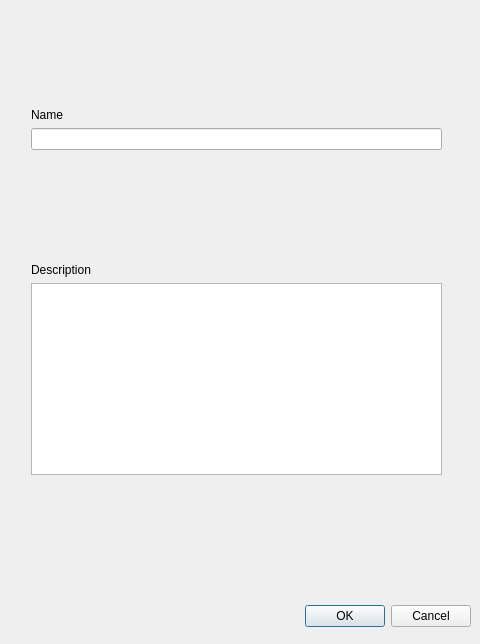
<?xml version="1.0" encoding="UTF-8"?>
<ui version="4.0">
 <class>NewProjectDialog</class>
 <widget class="QDialog" name="NewProjectDialog">
  <property name="geometry">
   <rect>
    <x>0</x>
    <y>0</y>
    <width>480</width>
    <height>644</height>
   </rect>
  </property>
  <property name="windowTitle">
   <string>New Project</string>
  </property>
  <widget class="QDialogButtonBox" name="buttonBox">
   <property name="geometry">
    <rect>
     <x>10</x>
     <y>600</y>
     <width>461</width>
     <height>32</height>
    </rect>
   </property>
   <property name="orientation">
    <enum>Qt::Horizontal</enum>
   </property>
   <property name="standardButtons">
    <set>QDialogButtonBox::Cancel|QDialogButtonBox::Ok</set>
   </property>
  </widget>
  <widget class="QWidget" name="layoutWidget">
   <property name="geometry">
    <rect>
     <x>31</x>
     <y>1</y>
     <width>411</width>
     <height>581</height>
    </rect>
   </property>
   <layout class="QVBoxLayout" name="verticalLayout">
    <item>
     <spacer name="verticalSpacer">
      <property name="orientation">
       <enum>Qt::Vertical</enum>
      </property>
      <property name="sizeHint" stdset="0">
       <size>
        <width>20</width>
        <height>40</height>
       </size>
      </property>
     </spacer>
    </item>
    <item>
     <widget class="QLabel" name="label">
      <property name="text">
       <string>Name</string>
      </property>
     </widget>
    </item>
    <item>
     <widget class="QLineEdit" name="name"/>
    </item>
    <item>
     <spacer name="verticalSpacer_2">
      <property name="orientation">
       <enum>Qt::Vertical</enum>
      </property>
      <property name="sizeHint" stdset="0">
       <size>
        <width>20</width>
        <height>40</height>
       </size>
      </property>
     </spacer>
    </item>
    <item>
     <widget class="QLabel" name="label_2">
      <property name="text">
       <string>Description</string>
      </property>
     </widget>
    </item>
    <item>
     <widget class="QTextEdit" name="textEdit"/>
    </item>
    <item>
     <spacer name="verticalSpacer_3">
      <property name="orientation">
       <enum>Qt::Vertical</enum>
      </property>
      <property name="sizeHint" stdset="0">
       <size>
        <width>20</width>
        <height>30</height>
       </size>
      </property>
     </spacer>
    </item>
   </layout>
  </widget>
 </widget>
 <resources/>
 <connections>
  <connection>
   <sender>buttonBox</sender>
   <signal>accepted()</signal>
   <receiver>NewProjectDialog</receiver>
   <slot>accept()</slot>
   <hints>
    <hint type="sourcelabel">
     <x>248</x>
     <y>254</y>
    </hint>
    <hint type="destinationlabel">
     <x>157</x>
     <y>274</y>
    </hint>
   </hints>
  </connection>
  <connection>
   <sender>buttonBox</sender>
   <signal>rejected()</signal>
   <receiver>NewProjectDialog</receiver>
   <slot>reject()</slot>
   <hints>
    <hint type="sourcelabel">
     <x>316</x>
     <y>260</y>
    </hint>
    <hint type="destinationlabel">
     <x>286</x>
     <y>274</y>
    </hint>
   </hints>
  </connection>
 </connections>
</ui>
